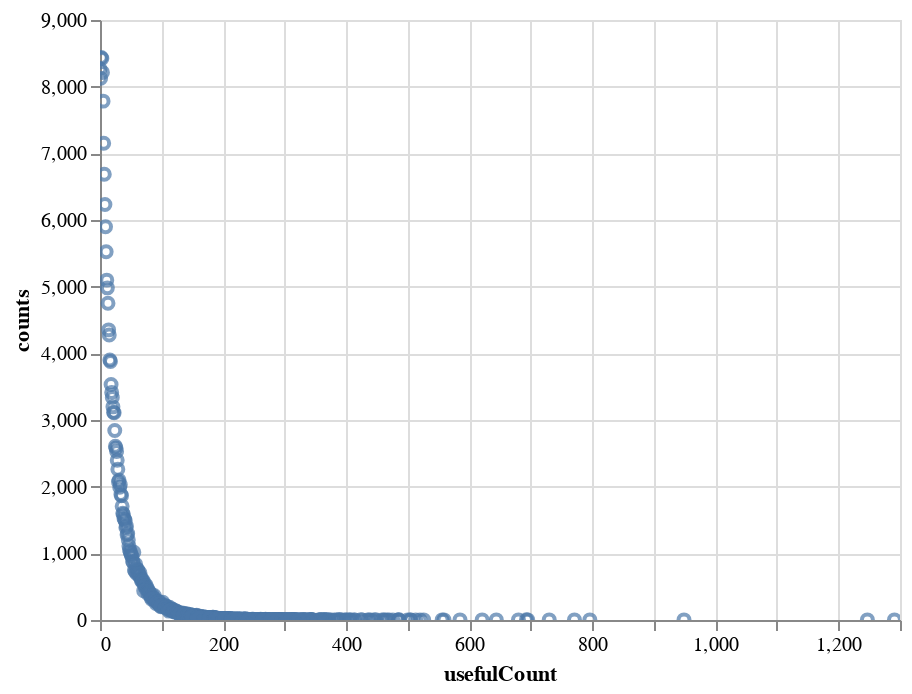

Notebook source saved alongside this figure:
### Markdown cell above
### 5. usefulCount

### Code cell
usefulCount_dist=df_new.usefulCount.value_counts().to_frame().reset_index()
usefulCount_dist.columns=['usefulCount', 'counts']
alt.Chart(usefulCount_dist).mark_point().encode(
    x='usefulCount:Q',
    y='counts:Q',
    tooltip=('usefulCount', 'counts')
).interactive()

### Figure 1 — Vega-Lite specification as saved in the notebook (floating-point values rounded to 4 significant figures; data arrays with more than 128 entries replaced by an {"elided": "..."} marker saying what was removed)
{"config": {"view": {"continuousWidth": 400, "continuousHeight": 300}}, "data": {"name": "data-e8a788fe2337057e76fe85d5c2a73a7e"}, "mark": "point", "encoding": {"tooltip": [{"type": "quantitative", "field": "usefulCount"}, {"type": "quantitative", "field": "counts"}], "x": {"type": "quantitative", "field": "usefulCount"}, "y": {"type": "quantitative", "field": "counts"}}, "selection": {"selector005": {"type": "interval", "bind": "scales", "encodings": ["x", "y"]}}, "$schema": "https://vega.github.io/schema/vega-lite/v4.8.1.json", "datasets": {"data-e8a788fe2337057e76fe85d5c2a73a7e": {"elided": "397 records"}}}
